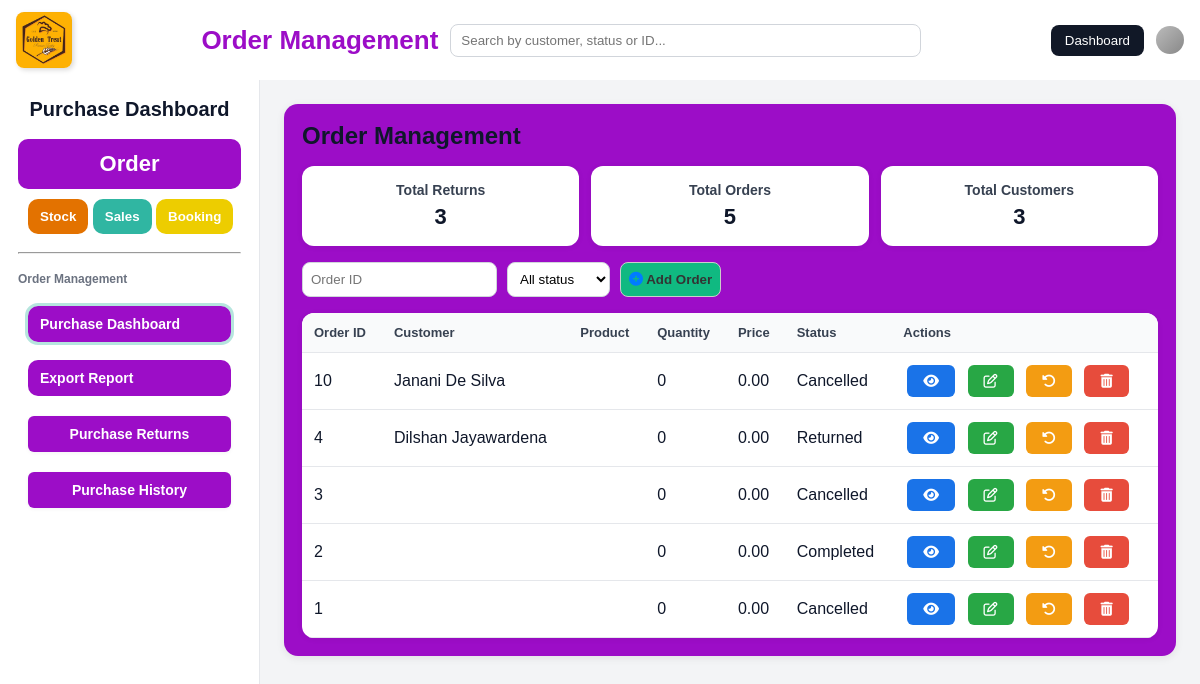
/bakehouse/order/order.php, run on the app's committed database.
### tables this page shows
CREATE TABLE `orders` (
  `id` int(11) NOT NULL AUTO_INCREMENT,
  `order_number` varchar(64) DEFAULT NULL,
  `user_id` int(11) DEFAULT NULL,
  `order_date` date NOT NULL,
  `session_id` varchar(255) DEFAULT NULL,
  `customer_name` varchar(100) NOT NULL,
  `customer_email` varchar(255) NOT NULL,
  `product` varchar(100) NOT NULL,
  `quantity` int(11) NOT NULL DEFAULT 1,
  `original_quantity` int(11) NOT NULL DEFAULT 0,
  `price` decimal(10,2) NOT NULL DEFAULT 0.00,
  `total_amount` decimal(10,2) NOT NULL DEFAULT 0.00,
  `original_price` decimal(10,2) NOT NULL DEFAULT 0.00,
  `status` varchar(60) NOT NULL DEFAULT 'Order Received',
  `created_at` timestamp NOT NULL DEFAULT current_timestamp(),
  `updated_at` timestamp NOT NULL DEFAULT current_timestamp() ON UPDATE current_timestamp(),
  `customer_phone` varchar(32) DEFAULT NULL,
  `order_summary` longtext DEFAULT NULL,
  `deleted_at` datetime DEFAULT NULL,
  `deleted_by` int(11) DEFAULT NULL,
  PRIMARY KEY (`id`)
);

### bakehouse/order/order.php (the view, shortened to what this page needs)
<?php
$host = "localhost";
$user = "root";
$pass = "";
$db   = "golden_treat";
$conn = new mysqli($host, $user, $pass, $db);
$conn->set_charset('utf8mb4');
$order_id = (int)($_GET['order_id'] ?? 0);
$where = "WHERE o.deleted_at IS NULL";
$sql = "SELECT o.id, o.order_date, o.customer_name, oi.product_name, oi.quantity, oi.unit_price, o.status
        FROM orders o
        LEFT JOIN order_items oi ON o.id = oi.order_id
        $where ORDER BY o.id DESC";
$stmt = $conn->prepare($sql);
$stmt->execute();
$result = $stmt->get_result();
$orders = $result->fetch_all(MYSQLI_ASSOC);
$res2 = $conn->query("SELECT COUNT(*) AS total_orders FROM orders WHERE deleted_at IS NULL");
$row2 = $res2->fetch_assoc();
$totalOrders = (int)$row2['total_orders'];
$res3 = $conn->query("SELECT COUNT(*) AS total_returns FROM returns");
$row3 = $res3 ? $res3->fetch_assoc() : null;
$totalReturns = (int)($row3['total_returns'] ?? 0);
$res4 = $conn->query("SELECT COUNT(DISTINCT customer_name) AS total_customers FROM orders WHERE deleted_at IS NULL");
$row4 = $res4 ? $res4->fetch_assoc() : null;
$totalCustomers = (int)($row4['total_customers'] ?? 0);
?>
<!DOCTYPE html>
<html lang="en">
<head>
  <link rel="stylesheet" href="css/order_style.css">
  <link rel="stylesheet" href="https://cdnjs.cloudflare.com/ajax/libs/font-awesome/6.6.0/css/all.min.css"/>
</head>
<body>
  <div class="header">
    <div class="header-left"><img src="logo.jpg" alt="Logo" /></div>
    <div class="header-middle">
      <div class="header-middle-title">Order Management</div>
      <div class="search-bar"><input id="globalSearch" type="text" placeholder="Search by customer, status or ID..." /></div>
    </div>
    <div class="header-right">
      <button class="role-btn" onclick="window.location.href='index.html'">Dashboard</button>
      <div class="user-icon"></div>
    </div>
  </div>
  <div class="layout">
    <aside class="sidebar">
      <h1>Purchase Dashboard</h1>
      <nav>
        <button class="salesbtn" disabled>Order</button>
        <div class="otherbtn">
          <button class="Sbtn" onclick="window.location.href='../stoke/stock.php'">Stock</button>
          <button class="Ubtn" onclick="window.location.href='../sales/index.php'">Sales</button>
          <button class="Bbtn" onclick="window.location.href='../booking/index.html'">Booking</button>
        </div>
        <hr />
        <p>Order Management</p>
        <div class="salebtn">
          <button class="tab-btn active" data-page="sales-dashboard">Purchase Dashboard</button>
          <button class="tab-btn" data-page="sales-export">Export Report</button>
          <button type="button" class="orderhistory" onclick="window.location.href='purchase_returns.php'">Purchase Returns</button>
          <button type="button" class="orderhistory" onclick="window.location.href='purchase_history.php'">Purchase History</button>
        </div>
      </nav>
    </aside>
    <main class="free-area">
      <section id="orders" class="panel active">
        <div class="content">
          <h2>Order Management</h2>
          <div class="cards">
            <div class="card">
              <h3>Total Returns</h3>
              <p id="cardTotal"><?= $totalReturns ?></p>
            </div>
            <div class="card">
              <h3>Total Orders</h3>
              <p id="cardOrders"><?= $totalOrders ?></p>
            </div>
            <div class="card">
              <h3>Total Customers</h3>
              <p id="cardCustomers"><?= $totalCustomers ?></p>
            </div>
          </div>
          <div class="toolbar">
            <form method="get" class="filter-bar">
              <input type="number" name="order_id" placeholder="Order ID" value="<?= ($order_id ? (int)$order_id : '') ?>" />
              <select name="status" onchange="this.form.submit();">
                <option value="">All status</option>
              </select>
              <button class="btn secondary" id="btnAdd" type="button" onclick="openOrderAdd()"><i class="fa-solid fa-circle-plus"></i><b> Add Order</b></button>
            </form>
          </div>
          <div class="table-wrap">
            <table>
              <thead>
                <tr>
                  <th>Order ID</th>
                  <th>Customer</th>
                  <th>Product</th>
                  <th>Quantity</th>
                  <th>Price</th>
                  <th>Status</th>
                  <th>Actions</th>
                </tr>
              </thead>
              <tbody id="orderTable">
                <?php if (empty($orders)): ?>
                  <tr><td colspan="7" style="text-align:center;padding:18px">No orders found</td></tr>
                <?php else: foreach ($orders as $o): ?>
                  <tr>
                    <td><?= htmlspecialchars($o['id']) ?></td>
                    <td><?= htmlspecialchars($o['customer_name']) ?></td>
                    <td><?= htmlspecialchars($o['product_name'] ?? '') ?></td>
                    <td><?= (int)$o['quantity'] ?></td>
                    <td><?= number_format((float)$o['unit_price'], 2) ?></td>
                    <td><?= htmlspecialchars($o['status']) ?></td>
                    <td>
                      <button class="btnview"
                        type="button"
                        data-id="<?= htmlspecialchars($o['id']) ?>"
                        data-order-date="<?= htmlspecialchars($o['order_date']) ?>"
                        data-customer="<?= htmlspecialchars($o['customer_name']) ?>"
                        data-product="<?= htmlspecialchars($o['product_name'] ?? '') ?>"
                        data-quantity="<?= (int)$o['quantity'] ?>"
                        data-price="<?= htmlspecialchars($o['unit_price']) ?>"
                        data-status="<?= htmlspecialchars($o['status']) ?>">
                        <i class="fa-solid fa-eye"></i>
                      </button>
                      <button class="btnupdate"
                        type="button"
                        data-id="<?= htmlspecialchars($o['id']) ?>"
                        data-order-date="<?= htmlspecialchars($o['order_date']) ?>"
                        data-customer="<?= htmlspecialchars($o['customer_name']) ?>"
                        data-product="<?= htmlspecialchars($o['product_name'] ?? '') ?>"
                        data-quantity="<?= (int)$o['quantity'] ?>"
                        data-price="<?= htmlspecialchars($o['unit_price']) ?>"
                        data-status="<?= htmlspecialchars($o['status']) ?>">
                        <i class="fa-regular fa-pen-to-square"></i>
                      </button>
                      <button class="btnreturn"
                        type="button"
                        data-id="<?= htmlspecialchars($o['id']) ?>"
                        data-quantity="<?= (int)$o['quantity'] ?>"
                        data-price="<?= htmlspecialchars($o['unit_price']) ?>"
                        title="Process return for order #<?= htmlspecialchars($o['id']) ?>">
                        <i class="fa-solid fa-rotate-left"></i>
                      </button>
                      <form method="post" style="display:inline" onsubmit="return confirm('Delete order #<?= $o['id'] ?>?')">
                        <button class="btndelete" type="submit"><i class="fa-solid fa-trash-can"></i></button>
                      </form>
                    </td>
                  </tr>
                <?php endforeach; endif; ?>
              </tbody>
            </table>
          </div>
        </div>
      </section>
    </main>
  </div>
</body>
</html>

### data on the page
orders: id "10", customer_name "Janani De Silva", quantity "0", unit_price "0.00", status "Cancelled"
orders: id "4", customer_name "Dilshan Jayawardena", quantity "0", unit_price "0.00", status "Returned"
orders: id "3", quantity "0", unit_price "0.00", status "Cancelled"
orders: id "2", quantity "0", unit_price "0.00", status "Completed"
orders: id "1", quantity "0", unit_price "0.00", status "Cancelled"

### other printed values
$totalReturns "3"
$totalOrders "5"
$totalCustomers "3"
